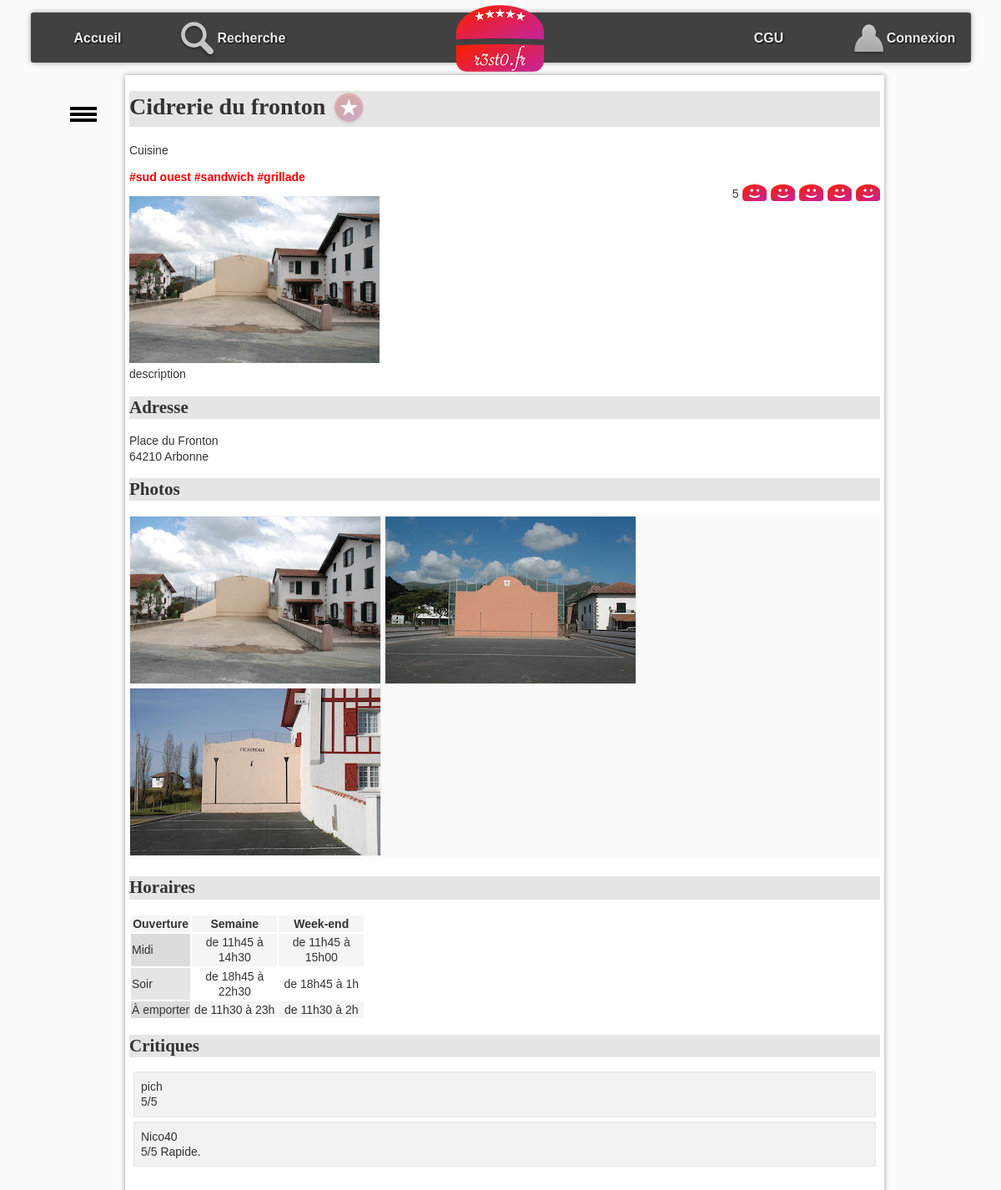
/?action=detail&idR=4, run on the app's committed database.
### tables this page shows
CREATE TABLE resto (
  idR bigint(20) NOT NULL,
  nomR varchar(255) DEFAULT NULL,
  numAdrR varchar(20) DEFAULT NULL,
  voieAdrR varchar(255) DEFAULT NULL,
  cpR char(5) DEFAULT NULL,
  villeR varchar(255) DEFAULT NULL,
  latitudeDegR float DEFAULT NULL,
  longitudeDegR float DEFAULT NULL,
  descR text DEFAULT NULL,
  horairesR text DEFAULT NULL
);

CREATE TABLE type_cuisine(
    idTC bigint(20)NOT NULL,
    libelleTC VARCHAR(100) NOT NULL
);

CREATE TABLE photo (
  idP bigint(20) NOT NULL,
  cheminP varchar(255) DEFAULT NULL,
  idR bigint(20) DEFAULT NULL
);

CREATE TABLE critiquer (
  idR bigint(20) NOT NULL,
  note int(11) DEFAULT NULL,
  commentaire varchar(4096) DEFAULT NULL,
  idU bigint(20) NOT NULL
);

CREATE TABLE utilisateur (
  idU bigint(20) NOT NULL,
  mailU varchar(150) NOT NULL,
  mdpU varchar(90) DEFAULT NULL,
  pseudoU varchar(50) DEFAULT NULL
);

### index.php (called while the page is built, shortened)
<?php
require_once "getRacine.php";
require_once "$racine/includes/autoload.inc.php";
require_once "$racine/includes/authentification.inc.php";
if (isset($_GET["action"])){
    $action = $_GET["action"];
}
else{
    $action = "defaut";
}
$fichier = controleurPrincipal($action);
try{
    require_once "$racine/controleur/$fichier";
} catch (Throwable $e) {
    ajouterMessage($action." : ".$e->getMessage());
    $titre = "Erreur";
    require_once "$racine/vue/entete.html.php";
    require_once "$racine/vue/pied.html.php";
}

### includes/autoload.inc.php (called while the page is built, shortened)
<?php
function chargeurBaseEspacesDeNoms(string $className) {
    $fileName = __DIR__ . '/../';
    $fileName .= str_replace('\\', DIRECTORY_SEPARATOR, $className) . '.class.php';
}

### modele/dao/Bdd.class.php (called while the page is built, shortened)
<?php
class Bdd {
    private static ?PDO $pdo = null;
    private static $login = "vmoreau";
    private static $mdp = "6IBpk7q1";
    private static $bd = "vmoreau_bdd_resto";
    private static $serveur = "localhost";
    private static $pdoOptions = array  (
        PDO::MYSQL_ATTR_INIT_COMMAND => "SET NAMES utf8"
        ,PDO::ATTR_ERRMODE => PDO::ERRMODE_EXCEPTION
                                        );
    public static function connecter() : ?PDO  {
        if (is_null(self::$pdo)) {
                self::$pdo = new PDO("mysql:host=".self::$serveur.";dbname=".self::$bd, self::$login, self::$mdp, self::$pdoOptions);
        }
        return self::$pdo;
    }
    public static function getConnexion() : ?PDO {
        return self::$pdo;
    }
}

### modele/dao/RestoDAO.class.php (called while the page is built, shortened)
<?php
class RestoDAO {
    public static function getOneById(int $id): ?Resto {
        $leResto = null;
        try {
            $requete = "SELECT * FROM resto WHERE idR = :idR";
            $stmt = Bdd::getConnexion()->prepare($requete);
            $stmt->bindParam(':idR', $id, PDO::PARAM_INT);
            $ok = $stmt->execute();
            if ($ok && $stmt->rowCount() > 0) {
                $enreg = $stmt->fetch(PDO::FETCH_ASSOC);
                $leResto = self::enregistrementVersObjet($enreg);
            }
        } catch (PDOException $e) {
            throw new Exception("Erreur dans la méthode " . get_called_class() . "::getOneById : <br/>" . $e->getMessage());
        }
        return $leResto;
    }
    private static function enregistrementVersObjet(array $enreg): Resto {
        $id = $enreg['idR'];
        $leResto = new Resto(
                $enreg['idR'], $enreg['nomR'], $enreg['numAdrR'], $enreg['voieAdrR'], $enreg['cpR'], $enreg['villeR'],
                $enreg['latitudeDegR'], $enreg['longitudeDegR'], $enreg['descR'], $enreg['horairesR']
        );
        $lesCritiques = CritiqueDAO::getAllByResto($id);
        $lesPhotos = PhotoDAO::getAllByResto($id);
        $lesTags = TagsDAO::getTagsByIdr($id);
        $leResto->setLesTags($lesTags);
        $leResto->setLesPhotos($lesPhotos);
        $leResto->setLesCritiques($lesCritiques);
        return $leResto;
    }
}

### modele/dao/CritiqueDAO.class.php (called while the page is built, shortened)
<?php
class CritiqueDAO {
    public static function getNoteMoyenneByIdR(int $idR): float {
        $retour = -1;
        try {
            $requete = "select avg(note) as moyenne from critiquer where idR=:idR";
            $stmt = Bdd::getConnexion()->prepare($requete);
            $stmt->bindParam(':idR', $idR, PDO::PARAM_INT);
            $ok = $stmt->execute();
            if ($ok && $stmt->rowCount() > 0) {
                $enreg = $stmt->fetch(PDO::FETCH_ASSOC);
                if (!is_null($enreg["moyenne"])){
                    $retour = $enreg["moyenne"];
                }
            }
        } catch (PDOException $e) {
            throw new Exception("Erreur dans la méthode " . get_called_class() . "::getNoteMoyenneByIdR : <br/>" . $e->getMessage());
        }
        return $retour;
    }
    public static function getAllByResto(int $idR): array {
        $lesObjets = array();
        try {
            $requete = "SELECT * FROM critiquer c"
                    . " INNER JOIN utilisateur u ON  c.idU = u.idU "
                    . " WHERE idR = :idR";
            $stmt = Bdd::getConnexion()->prepare($requete);
            $stmt->bindParam(':idR', $idR, PDO::PARAM_INT);
            $ok = $stmt->execute();
            if ($ok) {
                while ($enreg = $stmt->fetch(PDO::FETCH_ASSOC)) {
                    $user = new Utilisateur($enreg['idU'], $enreg['mailU'], $enreg['mdpU'], $enreg['pseudoU']);
                    $lesObjets[] = new Critique($enreg['note'], $enreg['commentaire'], $user);
                }
            }
        } catch (PDOException $e) {
            throw new Exception("Erreur dans la méthode " . get_called_class() . "::getAllByResto : <br/>" . $e->getMessage());
        }
        return $lesObjets;
    }
}

### modele/dao/PhotoDAO.class.php (called while the page is built, shortened)
<?php
class PhotoDAO {
    public static function getAllByResto(int $idR): array {
        $lesObjets = array();
        try {
            $requete = "SELECT * FROM photo WHERE idR = :idR";
            $stmt = Bdd::getConnexion()->prepare($requete);
            $stmt->bindParam(':idR', $idR, PDO::PARAM_INT);
            $ok = $stmt->execute();
            if ($ok) {
                while ($enreg = $stmt->fetch(PDO::FETCH_ASSOC)) {
                    $lesObjets[] = new Photo($enreg['idP'], $enreg['cheminP']);
                }
            }
        } catch (PDOException $e) {
            throw new Exception("Erreur dans la méthode " . get_called_class() . "::getAllByResto : <br/>" . $e->getMessage());
        }
        return $lesObjets;
    }
}

### modele/dao/TagsDAO.class.php (called while the page is built, shortened)
<?php
class TagsDAO {
    public static function getTagsByIdr(int $idR): array {
        $lesTags = array();
        try {
            $requete = "SELECT tc.idTC,tc.libelleTC FROM resto r
        INNER JOIN hashtag h ON r.idR = h.idR
        INNER JOIN type_cuisine tc ON h.idTC = tc.idTC
        WHERE r.idR = :idR;
        ";
            $stmt = Bdd::getConnexion()->prepare($requete);
            $stmt->bindParam(':idR', $idR, PDO::PARAM_INT);
            $ok = $stmt->execute();
            if ($ok) {
                while ($enreg = $stmt->fetch(PDO::FETCH_ASSOC)) {
                    $lesTags[] = new Tags($enreg['idTC'], $enreg['libelleTC']);
                }
            }
        } catch (PDOException $e) {
            throw new Exception("Erreur dans la méthode " . get_called_class() . "::getTagsByIdr : <br/>" . $e->getMessage());
        }
        return $lesTags;
    }
}

### modele/metier/Resto.class.php (called while the page is built, shortened)
<?php
class Resto {
    private int $idR;
    private ?string $nomR;
    private ?string $voieAdr;
    private ?string $cpR;
    private ?string $villeR;
    private ?string $descR;
    private ?string $horairesR;
    private array $lesPhotos;
    private array $lesCritiques;
    private array $lesTags;
    function __construct(int $idR, string $nomR, ?string $numAdr, ?string $voieAdr, ?string $cpR, ?string $villeR, ?float $latitudeDegR, ?float $longitudeDegR, ?string $descR, ?string $horairesR) {
        $this->idR = $idR;
        $this->nomR = $nomR;
        $this->voieAdr = $voieAdr;
        $this->cpR = $cpR;
        $this->villeR = $villeR;
        $this->descR = $descR;
        $this->horairesR = $horairesR;
        $this->lesCritiques = array();
        $this->lesPhotos = array();
        $this->lesTags = array();
    }
    function getIdR(): int {
        return $this->idR;
    }
    function getNomR(): ?string {
        return $this->nomR;
    }
    function getVoieAdr(): ?string {
        return $this->voieAdr;
    }
    function getCpR(): ?string {
        return $this->cpR;
    }
    function getVilleR(): ?string {
        return $this->villeR;
    }
    function getDescR(): ?string {
        return $this->descR;
    }
    function getHorairesR(): ?string {
        return $this->horairesR;
    }
    function getLesPhotos(): array {
        return $this->lesPhotos;
    }
    function getLesCritiques(): array {
        return $this->lesCritiques;
    }
    function setLesPhotos(array $lesPhotos): void {
        $this->lesPhotos = $lesPhotos;
    }
    function setLesCritiques(array $lesCritiques): void {
        $this->lesCritiques = $lesCritiques;
    }
    public function getLesTags(): array {
        return $this->lesTags;
    }
    public function setLesTags(array $lesTags): void {
        $this->lesTags = $lesTags;
    }
}

### includes/authentification.inc.php (called while the page is built, shortened)
<?php
function getIdULoggedOn(): int {
    if (isLoggedOn()) {
        $ret = intval($_SESSION["idU"]);
    } else {
        $ret = 0;
    }
    return $ret;
}
function isLoggedOn(): bool {
    $ret = false;
    return $ret;
}

### modele/dao/AimerDAO.class.php (called while the page is built, shortened)
<?php
class AimerDAO {
    public static function estAimeById(int $idU, int $idR): bool {
        $retour = false;
        try {
            $requete = "SELECT * FROM aimer WHERE idR=:idR AND idU=:idU";
            $stmt = Bdd::getConnexion()->prepare($requete);
            $stmt->bindParam(':idU', $idU, PDO::PARAM_INT);
            $stmt->bindParam(':idR', $idR, PDO::PARAM_INT);
            $ok = $stmt->execute();
        } catch (PDOException $e) {
            throw new Exception("Erreur dans la méthode " . get_called_class() . "::estAimeByIdU : <br/>" . $e->getMessage());
        }
        return $retour;
    }
}

### modele/metier/Tags.class.php (called while the page is built, shortened)
<?php
class Tags{
    function __construct(?int $idTC,?string $Libelle) {
        $this->Libelle = $Libelle;
    }
}

### vue/vueDetailResto.php (the view, shortened to what this page needs)
<h1><?= $unResto->getNomR(); ?>
    <?php if ($aimer != false) { ?>
        <a href="./?action=aimer&idR=<?= $unResto->getIdR(); ?>" ><img class="aimer" src="images/aime.png" alt="j'aime ce restaurant"></a>
    <?php } else { ?>
        <a href="./?action=aimer&idR=<?= $unResto->getIdR(); ?>" ><img class="aimer" src="images/aimepas.png" alt="je n'aime pas ce restaurant"></a>
    <?php } ?>
</h1>
<p>Cuisine</p>
<div class="lesTags">
    <?php foreach ($unResto->getLesTags() as $leTag) { ?>
        <?= '#' . $leTag->getLibelle() . ' '; ?>
    <?php } ?>
</div>
<span id="note">
    <?php echo $noteMoytexte ?>
<?php for ($i = 1; $i <= 5; $i++) { ?>
        <a class="aimer" href="./?action=noter&note=<?= $i ?>&idR=<?= $unResto->getIdR(); ?>" >
        <?php if ($i <= $noteMoy) { ?>
                <img class="note" src="images/like.png" alt="">
            <?php } else {
                ?>
                <img class="note" src="images/neutre.png" alt="line neutre">
            <?php } ?>
        </a>
        <?php } ?>
</span>
<p id="principal">
<?php
if (count($lesPhotos) > 0) {
    $laPhoto = $lesPhotos[0];
    ?>
        <img src="photos/<?= $laPhoto->getCheminP() ?>" alt="photo du restaurant" />
    <?php } ?>
    <br />
    <?= $unResto->getDescR(); ?>
</p>
<h2 id="adresse">
    Adresse
</h2>
<p>
<?= $unResto->getVoieAdr(); ?><br />
    <?= $unResto->getCpR(); ?>
    <?= $unResto->getVilleR(); ?>
</p>
<h2 id="photos">
    Photos
</h2>
<ul id="galerie">
<?php
foreach ($lesPhotos as $laPhoto) {
    ?>
        <li> <img class="galerie" src="photos/<?= $laPhoto->getCheminP() ?>" alt="" /></li>
        <?php
    }
    ?>
</ul>
<h2 id="horaires">
    Horaires
</h2>
<?= $unResto->getHorairesR(); ?>
<h2 id="crit">Critiques</h2>
<ul id="critiques">
<?php
foreach ($critiques as $uneCritique) {
    ?>
        <li>
            <span>
        <?= $uneCritique->getLeUtilisateur()->getPseudoU() ?>
            </span>
            <div>
                <span>
    <?php
    if ($uneCritique->getNote()) {
        ?>
                        <?= $uneCritique->getNote() ?>/5
                        <?php
                    }
                    ?>
                </span>
                <span><?= $uneCritique->getCommentaire() ?> </span>
            </div>
        </li>
<?php } ?>
</ul>

### css/base.css (style rules this page uses)
:root { --largeurPage: 900px; --largeurMenuCont : 200px; --margeCalc: calc((100% - var(--largeurPage)) / 2); --margeMenuHaut : 15px; --hauteurMenuGene:60px; --coulA1:#5A7694; --coulA2:#D7E5ED; --coulB1:#566459; --coulB2:#90974A; --coulC:#CDBCA0; --fondC:#fcfbfb; --padding_cote:5px; }
body { font-family: Arial; color : #333; font-size : 14px; line-height : 1.3; scroll-behavior: smooth; background-color : var(--fondC); }
a.aimer { text-decoration: none; }

### css/cgu.css (style rules this page uses)
h1,h2,h3,h4 { font-family: Futura; background-color : rgba(0,0,0,0.1); }
td.cell { text-align : center; width : 100px; }
td.label { background-color : rgba(0,0,0,0.1); }
tr:nth-child(odd) { background-color : rgb(245,245,245); }

### css/corps.css (style rules this page uses)
div.lesTags { font-weight: bolder; color: red; }
#galerie { margin-top : 0px; margin-bottom : 20px; padding-left : 0px; background-color : rgb(250,250,250); }
#galerie li { display : inline-block; }
img.note { padding-left : 1px; vertical-align : sub; }
img.galerie { border:1px solid rgb(239,239,239); }
#note { float : right; }
img.aimer { vertical-align : middle; }
#critiques { list-style-type : none; padding-left : 0px; }
#critiques>li { border:1px solid rgba(0,0,0,0.05); background-color:rgba(0,0,0,0.05); padding:8px; margin:5px; border-radius: 2px; }

### data on the page
resto: nomR "Cidrerie du fronton", descR "description", voieAdrR "Place du Fronton", cpR "64210", villeR "Arbonne", horairesR "Ouverture Semaine Week-end Midi de 11h45 à 14h30 de 11h45 à 15h00 Soir de 18h45 à 22h30 de 18h45 à 1h À emporter de 11h30 à 23h de 11h30 à 2h"
type_cuisine: libelleTC "sud ouest"
type_cuisine: libelleTC "sandwich"
type_cuisine: libelleTC "grillade"
photo: cheminP (picture)
photo: cheminP (picture)
photo: cheminP (picture)
critiquer: idU.pseudoU "pich", note "5"
critiquer: idU.pseudoU "Nico40", note "5", commentaire "Rapide."

### other printed values
$noteMoytexte "5"
